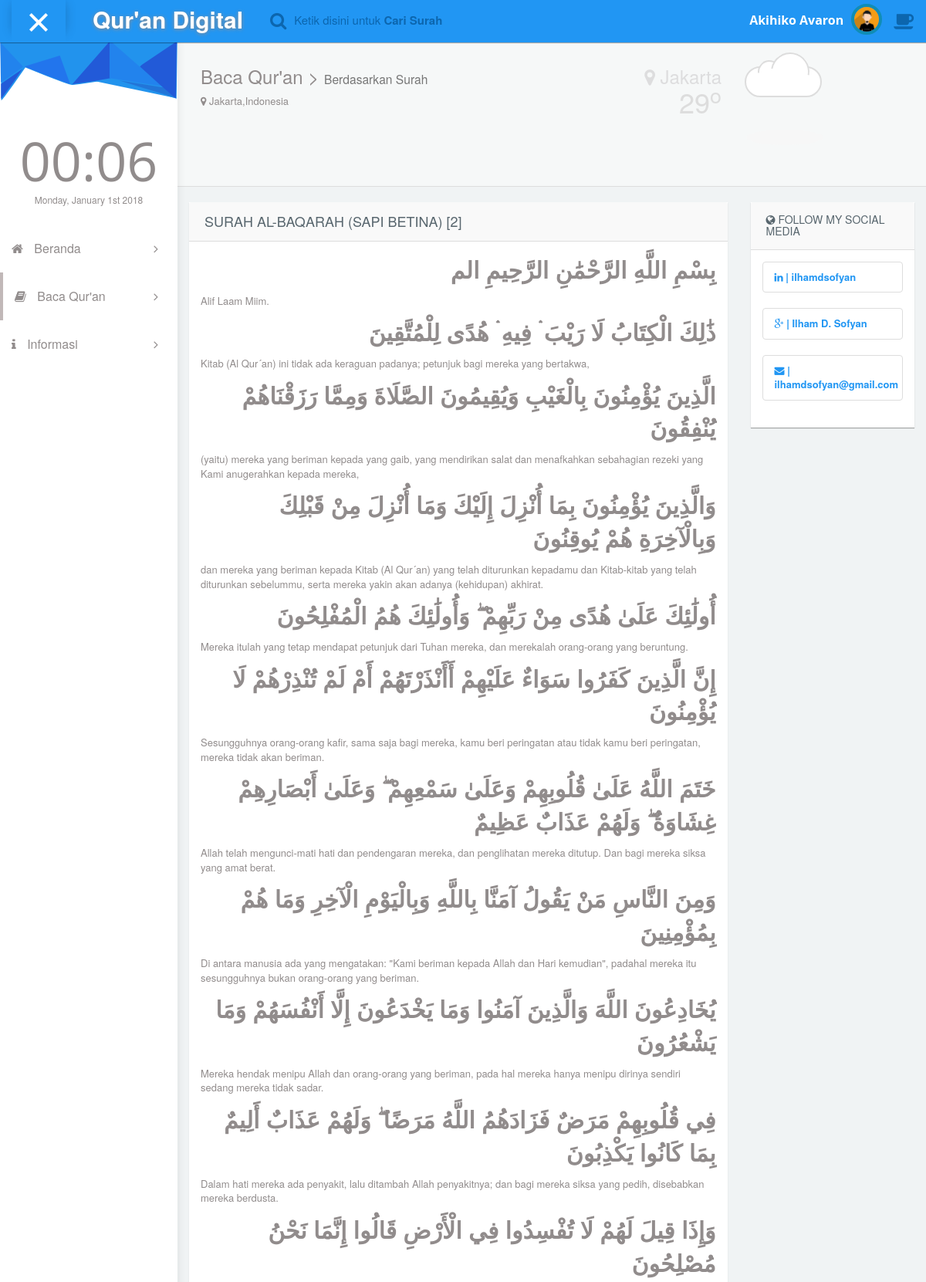
The page /baca/dari-surah/2 (upper part) on the database its author committed.
### tables this page shows
CREATE TABLE `daftarsurat` (
  `index` int(11) NOT NULL AUTO_INCREMENT,
  `surat_indonesia` varchar(50) NOT NULL,
  `surat_arab` varchar(50) NOT NULL,
  `arti` varchar(100) NOT NULL,
  `jumlah_ayat` int(11) NOT NULL,
  `tempat_turun` varchar(50) NOT NULL,
  `urutan_pewahyuan` int(11) NOT NULL,
  PRIMARY KEY (`index`)
);

CREATE TABLE `quran_ar` (
  `QuranID` int(11) NOT NULL,
  `ChapterID` int(11) DEFAULT NULL,
  `VerseIdBegin` int(11) DEFAULT NULL,
  `VerseIdEnd` int(11) DEFAULT NULL,
  `AyahText` text
);

CREATE TABLE `quran_id` (
  `QuranID` int(11) NOT NULL,
  `ChapterID` int(11) DEFAULT NULL,
  `VerseIdBegin` int(11) DEFAULT NULL,
  `VerseIdEnd` int(11) DEFAULT NULL,
  `AyahText` text
);

### application/controllers/Surah.php (called while the page is built, shortened)
<?php
class Surah extends CI_Controller {
	public function readSurah($index)
	{
		$data['surah'] = $this->mainmodel->getSurah(array('index' => $index), null, false);
		$data['ayah_id'] = $this->mainmodel->getAyah('id', array('ChapterID' => $index));
		$data['ayah_ar'] = $this->mainmodel->getAyah('ar', array('ChapterID' => $index));
		$data['content_title'] = 'Baca Qur\'an';
		$data['content_subtitle'] = 'Berdasarkan Surah';
		$data['content_file'] = 'content/baca_surah';
		$data['content_css'] = 'content/css/baca_surah';
		$data['content_js'] = 'content/js/baca_surah';
		$this->load->view('template/index', $data);
	}
}

### application/models/Mainmodel.php (called while the page is built, shortened)
<?php
class Mainmodel extends CI_Model {
	public function getSurah($params=array(), $columns='', $all=true, $groupBy='', $orderBy=array())
	{
		if (!empty($params)) {
			$this->db->where($params);
		}
		$data = $this->db->get('daftarsurat');
		if ($all) {
			$ret = $data->result_array();
		}
		else {
			$ret = $data->row_array();
		}
		return $ret;
	}
	public function getAyah($lang='ina', $params=array(), $columns='', $all=true, $groupBy='', $orderBy=array())
	{
		$table = ($lang == 'id') ? 'quran_id' : 'quran_ar';
		if (!empty($params)) {
			$this->db->where($params);
		}
		$data = $this->db->get($table);
		if ($all) {
			$ret = $data->result_array();
		}
		else {
			$ret = $data->row_array();
		}
		return $ret;
	}
}

### index.php (called while the page is built, shortened)
<?php
require_once BASEPATH.'core/CodeIgniter.php';

### application/views/content/baca_surah.php (the view)
<div class="panel">
	<div class="panel-heading">
		<h4 class="text-uppercase"><?php echo $surah['surat_indonesia'] . ' ('. $surah['arti'] .')' . ' ['. $surah['index'] .']' ?></h4>
	</div>
	<div class="panel-body">
		<?php foreach ($ayah_ar as $key => $value): ?>
			<p lang="ar" dir="rtl" style="font-weight: bold; font-size: 30px"> <?php echo $value['AyahText'] ?> </p>
			<p><?php echo $ayah_id[$key]['AyahText'] ?></p>
		<?php endforeach ?>
	</div>
</div>

### rows shown on the page
daftarsurat: surat_indonesia "SURAH AL-BAQARAH", arti "SAPI BETINA", index "2"
quran_ar: AyahText "بِسْمِ اللَّهِ الرَّحْمَٰنِ الرَّحِيمِ الم"
quran_id: AyahText "Alif Laam Miim."
quran_ar: AyahText "ذَٰلِكَ الْكِتَابُ لَا رَيْبَ ۛ فِيهِ ۛ هُدًى لِلْمُتَّقِينَ"
quran_id: AyahText "Kitab (Al Qur´an) ini tidak ada keraguan padanya; petunjuk bagi mereka yang bertakwa,"
quran_ar: AyahText "الَّذِينَ يُؤْمِنُونَ بِالْغَيْبِ وَيُقِيمُونَ الصَّلَاةَ وَمِمَّا رَزَقْنَاهُمْ يُنْفِقُونَ"
quran_id: AyahText "(yaitu) mereka yang beriman kepada yang gaib, yang mendirikan salat dan menafkahkan sebahagian rezeki yang Kami anugerahkan kepada mereka,"
quran_ar: AyahText "وَالَّذِينَ يُؤْمِنُونَ بِمَا أُنْزِلَ إِلَيْكَ وَمَا أُنْزِلَ مِنْ قَبْلِكَ وَبِالْآخِرَةِ هُمْ يُوقِنُونَ"
quran_id: AyahText "dan mereka yang beriman kepada Kitab (Al Qur´an) yang telah diturunkan kepadamu dan Kitab-kitab yang telah diturunkan sebelummu, serta mereka yakin akan adanya (kehidupan) akhirat."
quran_ar: AyahText "أُولَٰئِكَ عَلَىٰ هُدًى مِنْ رَبِّهِمْ ۖ وَأُولَٰئِكَ هُمُ الْمُفْلِحُونَ"
quran_id: AyahText "Mereka itulah yang tetap mendapat petunjuk dari Tuhan mereka, dan merekalah orang-orang yang beruntung."
quran_ar: AyahText "إِنَّ الَّذِينَ كَفَرُوا سَوَاءٌ عَلَيْهِمْ أَأَنْذَرْتَهُمْ أَمْ لَمْ تُنْذِرْهُمْ لَا يُؤْمِنُونَ"
quran_id: AyahText "Sesungguhnya orang-orang kafir, sama saja bagi mereka, kamu beri peringatan atau tidak kamu beri peringatan, mereka tidak akan beriman."
quran_ar: AyahText "خَتَمَ اللَّهُ عَلَىٰ قُلُوبِهِمْ وَعَلَىٰ سَمْعِهِمْ ۖ وَعَلَىٰ أَبْصَارِهِمْ غِشَاوَةٌ ۖ وَلَهُمْ عَذَابٌ عَظِيمٌ"
quran_id: AyahText "Allah telah mengunci-mati hati dan pendengaran mereka, dan penglihatan mereka ditutup. Dan bagi mereka siksa yang amat berat."
quran_ar: AyahText "وَمِنَ النَّاسِ مَنْ يَقُولُ آمَنَّا بِاللَّهِ وَبِالْيَوْمِ الْآخِرِ وَمَا هُمْ بِمُؤْمِنِينَ"
quran_id: AyahText "Di antara manusia ada yang mengatakan: \"Kami beriman kepada Allah dan Hari kemudian\", padahal mereka itu sesungguhnya bukan orang-orang yang beriman."
quran_ar: AyahText "يُخَادِعُونَ اللَّهَ وَالَّذِينَ آمَنُوا وَمَا يَخْدَعُونَ إِلَّا أَنْفُسَهُمْ وَمَا يَشْعُرُونَ"
quran_id: AyahText "Mereka hendak menipu Allah dan orang-orang yang beriman, pada hal mereka hanya menipu dirinya sendiri sedang mereka tidak sadar."
quran_ar: AyahText "فِي قُلُوبِهِمْ مَرَضٌ فَزَادَهُمُ اللَّهُ مَرَضًا ۖ وَلَهُمْ عَذَابٌ أَلِيمٌ بِمَا كَانُوا يَكْذِبُونَ"
quran_id: AyahText "Dalam hati mereka ada penyakit, lalu ditambah Allah penyakitnya; dan bagi mereka siksa yang pedih, disebabkan mereka berdusta."
quran_ar: AyahText "وَإِذَا قِيلَ لَهُمْ لَا تُفْسِدُوا فِي الْأَرْضِ قَالُوا إِنَّمَا نَحْنُ مُصْلِحُونَ"

### other values the page prints
$values['title'] "Beranda"
$values['title'] "Baca Qur'an"
$values['title'] "Informasi"
$content_title "Baca Qur'an"
$content_subtitle "Berdasarkan Surah"
